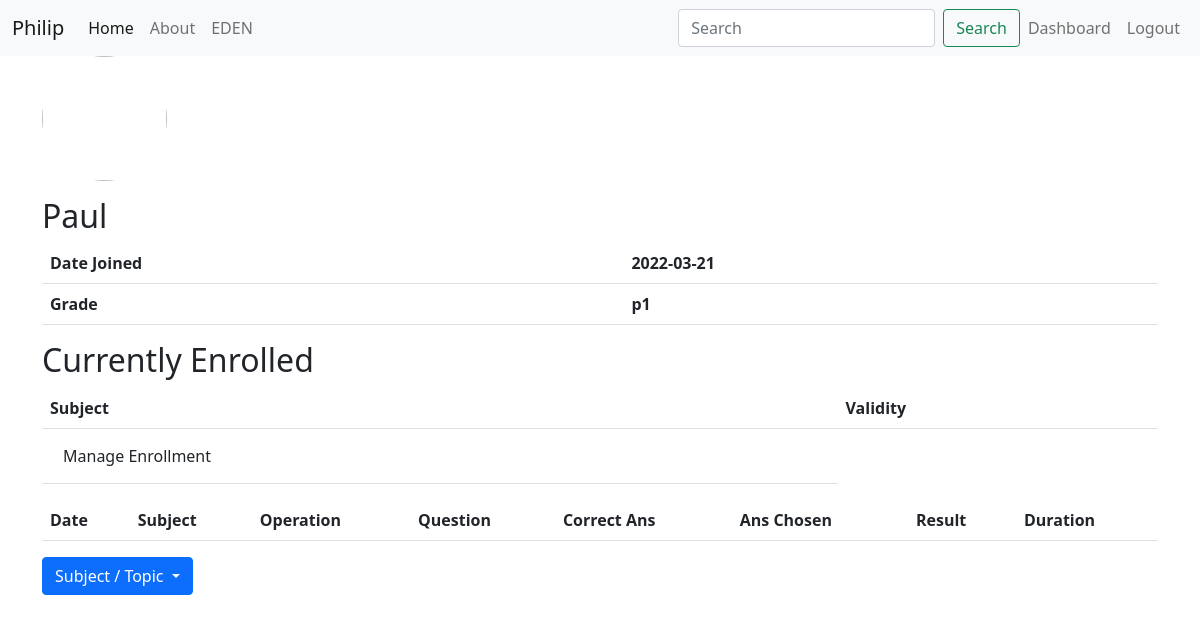
The page /3 (signed in) on the database as committed earlier.
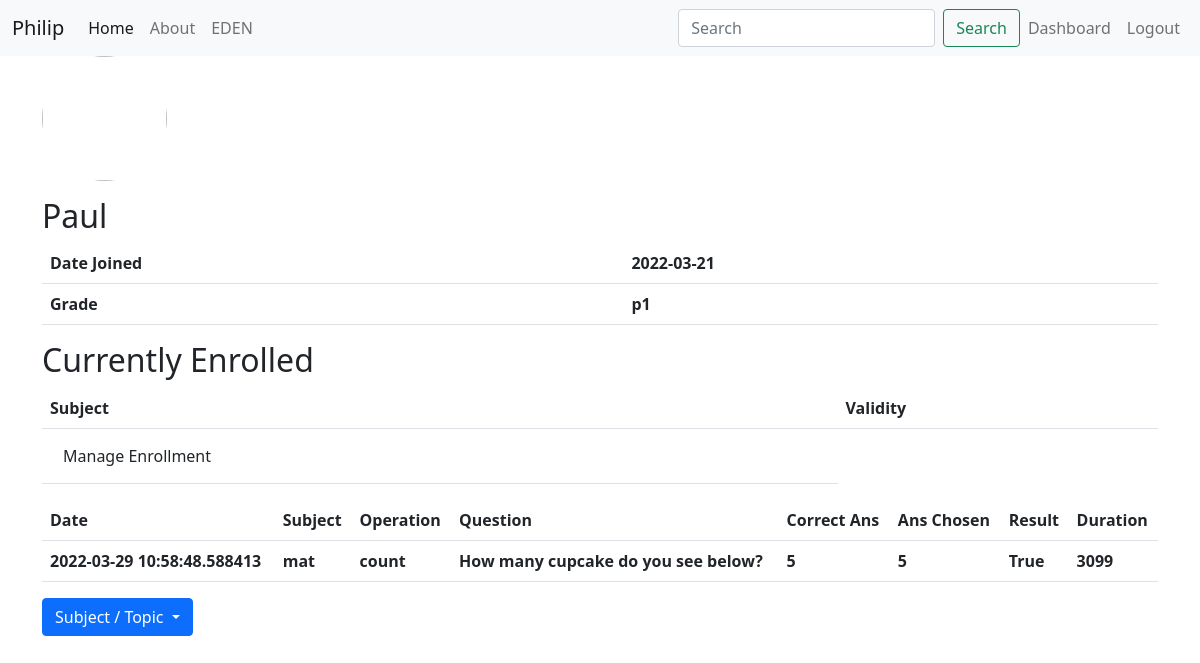
The same page on the database as committed later.
### myPortfolio/models.py (models this page shows, shortened)
class User(db.Model, UserMixin):
    id = db.Column(db.Integer, primary_key=True)
    username = db.Column(db.String(20), unique=True, nullable=False)
    password = db.Column(db.String(60), nullable=False)
    role = db.Column(db.String(20), nullable=False)
    first_name = db.Column(db.String(20), nullable=False)
    date_joined = db.Column(db.Date, nullable=False, default=datetime.utcnow)
    image_file = db.Column(db.String(20), nullable=False, default='default.png')

class Child(db.Model):
    id = db.Column(db.Integer, db.ForeignKey('user.id'), primary_key=True)
    parent_id = db.Column(db.Integer, db.ForeignKey('parent.id'), nullable=False)
    grade = db.Column(db.String(2), nullable=False)
    game_characters = db.relationship('Game_Character_Save', backref='child', lazy=True)

class Progress(db.Model):
    id = db.Column(db.Integer, primary_key=True)
    child_id = db.Column(db.Integer, db.ForeignKey('child.id'), nullable=False)
    date = db.Column(db.DateTime, nullable=False, default=datetime.utcnow)
    subject = db.Column(db.String(3), nullable=False)
    result = db.Column(db.Boolean, nullable=False)
    operation = db.Column(db.String(), nullable=False)
    question = db.Column(db.String(), nullable=False)
    correct_ans = db.Column(db.String(), nullable=False)
    ans_chosen = db.Column(db.String(), nullable=False)
    duration = db.Column(db.Integer, nullable=False)

### myPortfolio/routes.py (the view, shortened to what this page needs)
@app.route("/<id>")
@login_required
def view(id):
    user = User.query.filter_by(id=id).first()
    if user:
        if id == current_user.id:
            return redirect(url_for('dashboard'))
        else:
            if user.role == 'child':
                child = Child.query.filter_by(id=user.id).first()
                if current_user.id == child.parent_id:
                    ops = []
                    progressRecord = []
                    dailyProgressRecord = []
                    monthlyProgressRecord = []
                    enrolled = []
                    progressList = Progress.query.filter_by(child_id=child.id).all()
                    dailyProgressList = DailyProgress.query.filter_by(child_id=child.id).all()
                    monthlyProgressList = MonthlyProgress.query.filter_by(child_id=child.id).all()
                    childObj = {
                        'id': user.id,
                        'parent_id': current_user.id,
                        'grade': child.grade,
                        'first_name': user.first_name,
                        'date_joined': user.date_joined,
                        'image_file': url_for('static', filename='img/profile_pics/' + user.image_file),
                    }
                    for progress in progressList:
                        progressObj = {
                            'date': progress.date,
                            'subject': progress.subject,
                            'operation': progress.operation,
                            'question': progress.question,
                            'correct_ans': progress.correct_ans,
                            'ans_chosen': progress.ans_chosen,
                            'result': progress.result,
                            'duration': progress.duration,
                        }
                        if [progress.subject, progress.operation] not in ops:
                            ops.append([progress.subject, progress.operation])
                        progressRecord.append(progressObj)
                    for progress in dailyProgressList:
                        progressObj = {
                            'date': progress.date,
                            'subject': progress.subject,
                            'operation': progress.operation,
                            'total_attempted': progress.total_attempted,
                            'ans_correct': progress.ans_correct,
                            'avg_duration': progress.avg_duration,
                        }
                        if [progress.subject, progress.operation] not in ops:
                            ops.append([progress.subject, progress.operation])
                        dailyProgressRecord.append(progressObj)
                    enrollment = Enroll.query.filter_by(child_id=child.id).all()
                    return render_template('view-child.html', title='Child Detail', child=childObj, progress=progressRecord, dailyProgress = dailyProgressRecord, monthlyProgress = monthlyProgressRecord, ops=ops, enrolled=enrolled)
    else:
        return redirect(url_for('home'))

### myPortfolio/models.py (called while the page is built)
@login_manager.user_loader
def load_user(user_id):
    return User.query.get(int(user_id))

### myPortfolio/templates/view-child.html (shortened to what this page needs)
{% extends "layout.html" %}
{% block content %}
    <div class="content-section">
        <img class="rounded-circle account-img" src="{{ child.image_file }}">
        <div class="media-body">
            <h2 class="account-heading">{{ child.first_name }}</h2>
            <table class="table">
                <tr>
                    <th scope="row">Date Joined</th>
                    <th>{{ child.date_joined }}</th>
                </tr>
                <tr>
                    <th scope="row">Grade</th>
                    <th>{{ child.grade }}</th>
                </tr>
            </table>
        </div>
        <div class="media-body">
            <h2>Currently Enrolled</h2>
            <table class="table">
                <tr>
                    <th scope="row">Subject</th>
                    <th>Validity</th>
                </tr>
                <tr>
                    <th><a type='button' class='btn' href="{{url_for('enroll', child_id=child.id)}}">Manage Enrollment</a></th>
                </tr>
            </table>
        </div>
        <div class="media-body">
            <table class="table">
                <tr>
                    <th>Date</th>
                    <th>Subject</th>
                    <th>Operation</th>
                    <th>Question</th>
                    <th>Correct Ans</th>
                    <th>Ans Chosen</th>
                    <th>Result</th>
                    <th>Duration</th>
                </tr>
                {% for prog in progress %}
                    <tr>
                        <th>{{ prog.date }}</th>
                        <th>{{ prog.subject }}</th>
                        <th>{{ prog.operation }}</th>
                        <th>{{ prog.question }}</th>
                        <th>{{ prog.correct_ans }}</th>
                        <th>{{ prog.ans_chosen }}</th>
                        <th>{{ prog.result }}</th>
                        <th>{{ prog.duration }}</th>
                    </tr>
                {% endfor %}
            </table>
        </div>
        <div class="dropdown">
            <button class="btn btn-primary dropdown-toggle" type="button" data-toggle="dropdown">Subject / Topic
            </button>
        </div>
    </div>
{% endblock content %}

### myPortfolio/templates/layout.html (shortened to what this page needs)
<!DOCTYPE html>
<html>
<head>
    <link href="https://cdn.jsdelivr.net/npm/bootstrap@5.1.3/dist/css/bootstrap.min.css" rel="stylesheet">
    <link rel="stylesheet" type="text/css" href="{{ url_for('static', filename='main.css') }}">
</head>
<body>
    <nav class="navbar navbar-expand-lg navbar-light bg-light">
        <div class="container-fluid">
          <a class="navbar-brand" href="#">Philip</a>
          <div class="collapse navbar-collapse" id="navbarSupportedContent">
            <ul class="navbar-nav me-auto mb-2 mb-lg-0">
              <li class="nav-item">
                <a class="nav-link active" aria-current="page" href="{{ url_for('home') }}">Home</a>
              </li>
              <li class="nav-item">
                <a class="nav-link" href="{{ url_for('about') }}">About</a>
              </li>
              <li class="nav-item">
                <a class="nav-link" href="{{ url_for('jsGame') }}">EDEN</a>
              </li>
            </ul>
            <form class="d-flex">
              <input class="form-control me-2" type="search" placeholder="Search" aria-label="Search">
              <button class="btn btn-outline-success" type="submit">Search</button>
            </form>
            <div class="navbar-nav">
              {% if current_user.is_authenticated %}
                <a class="nav-item nav-link" href="{{ url_for('dashboard') }}">Dashboard</a>
                <a class="nav-item nav-link" href="{{ url_for('logout') }}">Logout</a>
              {% else %}
                <a class="nav-item nav-link" href="{{ url_for('login') }}">Login</a>
                <a class="nav-item nav-link" href="{{ url_for('register') }}">Register</a>
              {% endif %}
            </div>
          </div>
        </div>
      </nav>
    <main role="main" class="container">
        {% block content %}{% endblock content %}
    </main>
</body>
</html>

### myPortfolio/static/main.css (style rules this page uses)
body { margin: 0; padding: 0; }
.account-img { height: 125px; width: 125px; margin-right: 20px; margin-bottom: 16px; }

Rows that differ between the two databases and show on the page:
added Progress: date "2022-03-29 10:58:48.588413", subject "mat", operation "count", question "How many cupcake do you see below?", correct_ans "5", ans_chosen "5", result "True", duration "3099"
